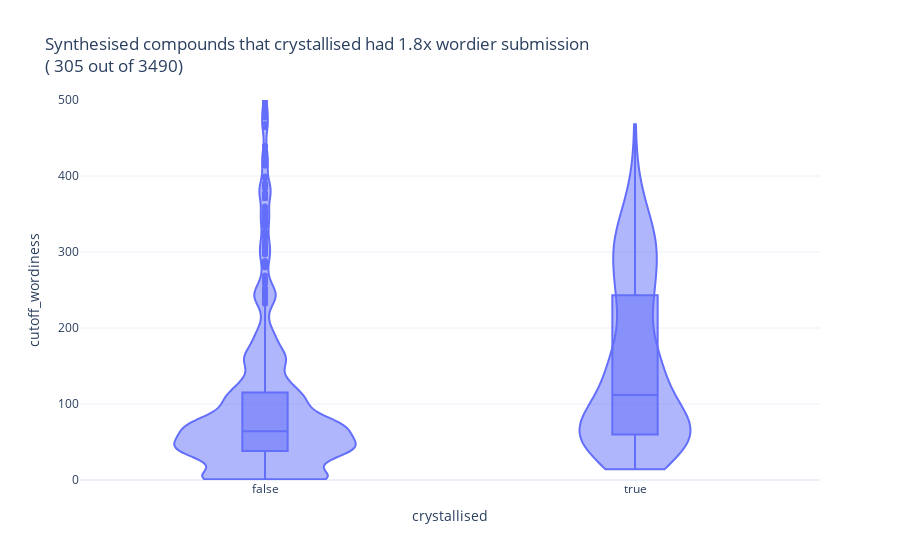

Notebook code cell kept with this figure:
### Code cell
import plotly.express as px

subbed = moonshot.loc[moonshot.MADE]
md_no = subbed.loc[~subbed.crystallised].cutoff_wordiness.median()
md_yes = subbed.loc[subbed.crystallised].cutoff_wordiness.median()
fig = px.violin(subbed,
                y='cutoff_wordiness',
          x='crystallised',
            #log_y=True,
          template="plotly_white",
          title=f'Synthesised compounds that crystallised had {md_yes/md_no:.1f}x wordier submission<br>'
                f'( {len(subbed.loc[subbed.crystallised])} out of {len(subbed)})',
          box=True)
fig.update_traces(spanmode = 'hard')
fig.update_yaxes(range=[0, 500])
fig.show()

### Figure 1 — Plotly figure (JSON) as saved in the notebook; plotly's stock layout.template omitted (floating-point values rounded to 4 significant figures; data arrays with more than 128 entries replaced by an {"elided": "..."} marker saying what was removed)
{"data": [{"alignmentgroup": "True", "box": {"visible": true}, "hovertemplate": "crystallised=%{x}<br>cutoff_wordiness=%{y}<extra></extra>", "legendgroup": "", "marker": {"color": "#636efa"}, "name": "", "offsetgroup": "", "orientation": "v", "scalegroup": "True", "showlegend": false, "spanmode": "hard", "type": "violin", "x": {"elided": "3490 bool values"}, "x0": " ", "xaxis": "x", "y": {"elided": "3490 int values"}, "y0": " ", "yaxis": "y"}], "layout": {"autosize": true, "legend": {"tracegroupgap": 0}, "title": {"text": "Synthesised compounds that crystallised had 1.8x wordier submission<br>( 305 out of 3490)"}, "violinmode": "group", "xaxis": {"anchor": "y", "autorange": true, "domain": [0, 1], "range": [-0.5, 1.5], "title": {"text": "crystallised"}, "type": "category"}, "yaxis": {"anchor": "x", "domain": [0, 1], "range": [0, 500], "title": {"text": "cutoff_wordiness"}, "type": "linear"}}}
